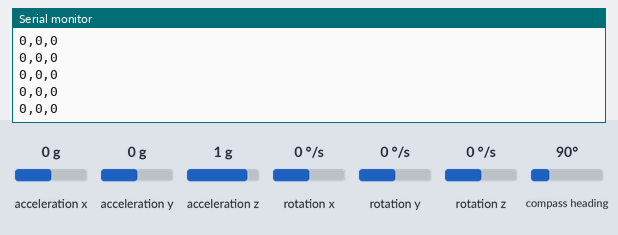
Recording of a sketch running on a simulated Arduino Uno, built with avr-gcc and run on an emulated ATmega328P. Shown: the last lines printed to the serial monitor. Inputs (shaded band) come from the test bench; at power-on: rotation x 0 °/s, rotation y 0 °/s, rotation z 0 °/s, acceleration x 0 g, acceleration y 0 g, acceleration z 1 g, compass heading 90°.

Above: at 2.2 s.
2.3 s: rotation x set to 100 °/s
At 2.33 s:
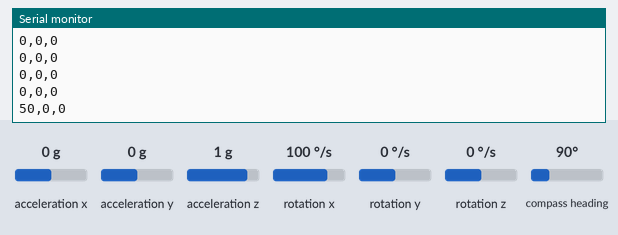
3.8 s: rotation y set to 100 °/s
At 3.86 s:
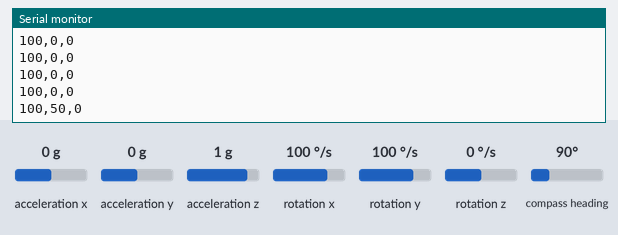
5.3 s: rotation z set to 100 °/s
At 5.4 s:
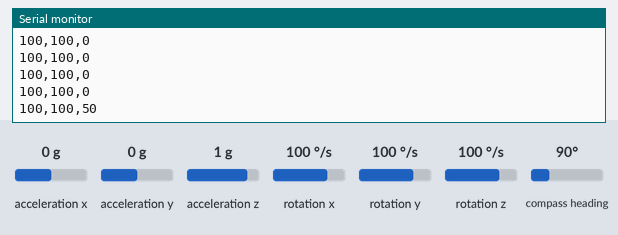
Timing chart, 0 to 8.3 s (numbered marks = the images above; inputs shaded):
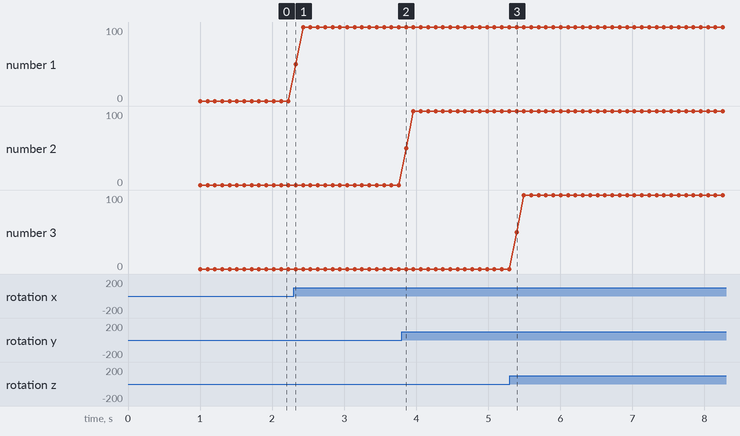

Measured:
- after the input at 2.3 s, the serial monitor: prints a new line at once (image 1)
- after the input at 3.8 s, the serial monitor: prints a new line after 0.06 s (image 2)
- after the input at 5.3 s, the serial monitor: prints a new line after 0.09 s (image 3)
- plotted number 1: 0 → 100 after the input at 2.3 s

The sketch:

BNO055_BlunoBeetle.ino
```cpp
/*
 *  Nathan Lim
 *
 *  This code is meant to interact with the Sensact V2 and act as a headmouse.
 */

#include <Wire.h>
#include <Adafruit_Sensor.h>
#include <Adafruit_BNO055.h>
#include <utility/imumaths.h>

/* Set the delay between fresh samples */
#define BNO055_SAMPLERATE_DELAY_MS (100)

#define GYRO_INIT_THRESH 1.2 //how intense the rotation must be to start moving the mouse
#define GYRO_CANCEL_THRESH 0.75 //how intense the rotation must be to stop the mouse from moving

Adafruit_BNO055 bno = Adafruit_BNO055();

byte gyroReadings[3];

/**************************************************************************/
/*
    Arduino setup function (automatically called at startup)
*/
/**************************************************************************/
void setup(void)
{
  Serial.begin(115200);

  /* Initialise the sensor */
  if(!bno.begin())
  {
    /* There was a problem detecting the BNO055 ... check your connections */
//    Serial.print("Ooops, no BNO055 detected ... Check your wiring or I2C ADDR!");
    while(1);
  }

  delay(1000);
  bno.setExtCrystalUse(true);

}

/**************************************************************************/
/*
    Arduino loop function, called once 'setup' is complete (your own code
    should go here)
*/
/**************************************************************************/
void loop(void)
{
  // Possible vector values can be:
  // - VECTOR_ACCELEROMETER - m/s^2
  // - VECTOR_MAGNETOMETER  - uT
  // - VECTOR_GYROSCOPE     - rad/s
  // - VECTOR_EULER         - degrees
  // - VECTOR_LINEARACCEL   - m/s^2
  // - VECTOR_GRAVITY       - m/s^2
//  imu::Vector<3> euler = bno.getVector(Adafruit_BNO055::VECTOR_EULER);
//
//  /* Display the floating point data */
//  Serial.print((int)(euler.x()*100/360));
//  Serial.print(",");
//  Serial.print((int)((euler.y()+90)*100/180));
//  Serial.print(",");
//  Serial.println((int)((euler.z()+180)*100/360));

  imu::Vector<3> gyr = bno.getVector(Adafruit_BNO055::VECTOR_GYROSCOPE);

  if(gyroReadings[0] < 50 && gyr.x() > GYRO_CANCEL_THRESH){
    gyroReadings[0] = 50;
  }else if(gyroReadings[0] > 50 && gyr.x() < -GYRO_CANCEL_THRESH){
    gyroReadings[0] = 50;
  }else{
    if(gyr.x() < -GYRO_INIT_THRESH)
      gyroReadings[0] = 0;
    else if(gyr.x() > GYRO_INIT_THRESH)
      gyroReadings[0] = 100;
  }

  if(gyroReadings[1] < 50 && gyr.y() > GYRO_CANCEL_THRESH){
    gyroReadings[1] = 50;
  }else if(gyroReadings[1] > 50 && gyr.y() < -GYRO_CANCEL_THRESH){
    gyroReadings[1] = 50;
  }else{
    if(gyr.y() < -GYRO_INIT_THRESH)
      gyroReadings[1] = 0;
    else if(gyr.y() > GYRO_INIT_THRESH)
      gyroReadings[1] = 100;
  }

  if(gyroReadings[2] < 50 && gyr.z() > GYRO_CANCEL_THRESH){
    gyroReadings[2] = 50;
  }else if(gyroReadings[2] > 50 && gyr.z() < -GYRO_CANCEL_THRESH){
    gyroReadings[2] = 50;
  }else{
    if(gyr.z() < -GYRO_INIT_THRESH)
      gyroReadings[2] = 0;
    else if(gyr.z() > GYRO_INIT_THRESH)
      gyroReadings[2] = 100;
  }

  Serial.print(gyroReadings[0]);
  Serial.print(",");
  Serial.print(gyroReadings[1]);
  Serial.print(",");
  Serial.println(gyroReadings[2]);

  delay(BNO055_SAMPLERATE_DELAY_MS);
}
```
